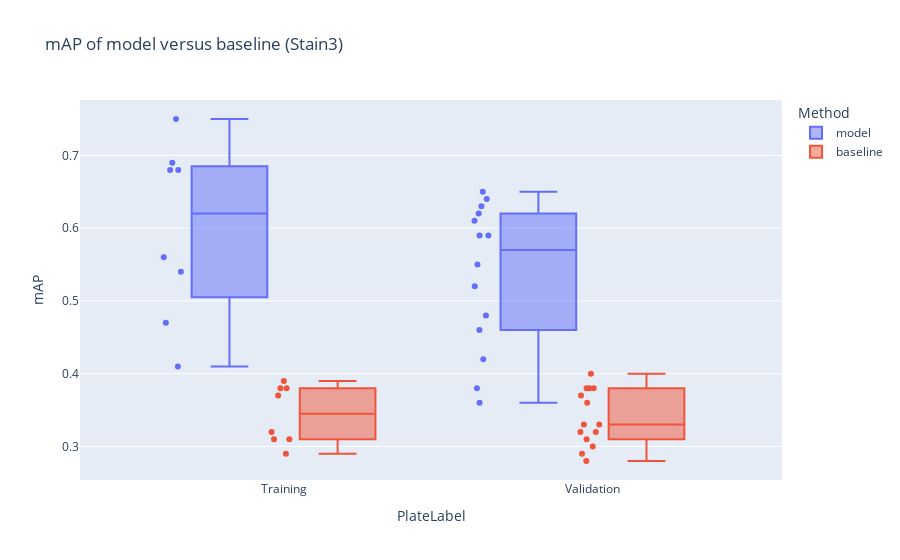

Here is the notebook cell this chart was saved with:
### Code cell
x_division = "PlateLabel" # 'Compound dataset // PlateLabel'
fig = px.box(Stain3, y="mAP", color="Method", x=x_division,
         title="mAP of model versus baseline (Stain3)",
         hover_data=["plate", "PlateLabel"], points='all'
        )

fig.show()

### Figure 1 — Plotly figure (JSON) as saved in the notebook; plotly's stock layout.template omitted (floating-point values rounded to 4 significant figures)
{"data": [{"alignmentgroup": "True", "boxpoints": "all", "customdata": [["BR00115128"], ["BR00115125highexp"], ["BR00115133highexp"], ["BR00115131"], ["BR00115128highexp"], ["BR00115134"], ["BR00115125"], ["BR00115126"], ["BR00115133"], ["BR00115127"], ["BR00115129"], ["BR00115128"], ["BR00115125highexp"], ["BR00115133highexp"], ["BR00115131"], ["BR00115128highexp"], ["BR00115134"], ["BR00115125"], ["BR00115126"], ["BR00115133"], ["BR00115127"], ["BR00115129"]], "hovertemplate": "Method=model<br>PlateLabel=%{x}<br>mAP=%{y}<br>plate=%{customdata[0]}<extra></extra>", "legendgroup": "model", "marker": {"color": "#636efa"}, "name": "model", "notched": false, "offsetgroup": "model", "orientation": "v", "showlegend": true, "type": "box", "x": ["Training", "Training", "Training", "Training", "Validation", "Validation", "Validation", "Validation", "Validation", "Validation", "Validation", "Training", "Training", "Training", "Training", "Validation", "Validation", "Validation", "Validation", "Validation", "Validation", "Validation"], "x0": " ", "xaxis": "x", "y": [0.69, 0.68, 0.75, 0.68, 0.64, 0.62, 0.61, 0.38, 0.65, 0.63, 0.59, 0.56, 0.41, 0.47, 0.54, 0.59, 0.48, 0.46, 0.36, 0.42, 0.52, 0.55], "y0": " ", "yaxis": "y"}, {"alignmentgroup": "True", "boxpoints": "all", "customdata": [["BR00115128"], ["BR00115125highexp"], ["BR00115133highexp"], ["BR00115131"], ["BR00115128highexp"], ["BR00115134"], ["BR00115125"], ["BR00115126"], ["BR00115133"], ["BR00115127"], ["BR00115129"], ["BR00115128"], ["BR00115125highexp"], ["BR00115133highexp"], ["BR00115131"], ["BR00115128highexp"], ["BR00115134"], ["BR00115125"], ["BR00115126"], ["BR00115133"], ["BR00115127"], ["BR00115129"]], "hovertemplate": "Method=baseline<br>PlateLabel=%{x}<br>mAP=%{y}<br>plate=%{customdata[0]}<extra></extra>", "legendgroup": "baseline", "marker": {"color": "#EF553B"}, "name": "baseline", "notched": false, "offsetgroup": "baseline", "orientation": "v", "showlegend": true, "type": "box", "x": ["Training", "Training", "Training", "Training", "Validation", "Validation", "Validation", "Validation", "Validation", "Validation", "Validation", "Training", "Training", "Training", "Training", "Validation", "Validation", "Validation", "Validation", "Validation", "Validation", "Validation"], "x0": " ", "xaxis": "x", "y": [0.39, 0.37, 0.38, 0.38, 0.4, 0.37, 0.36, 0.32, 0.38, 0.38, 0.38, 0.32, 0.31, 0.31, 0.29, 0.33, 0.33, 0.29, 0.28, 0.3, 0.31, 0.32], "y0": " ", "yaxis": "y"}], "layout": {"boxmode": "group", "legend": {"title": {"text": "Method"}, "tracegroupgap": 0}, "title": {"text": "mAP of model versus baseline (Stain3)"}, "xaxis": {"anchor": "y", "domain": [0, 1], "title": {"text": "PlateLabel"}}, "yaxis": {"anchor": "x", "domain": [0, 1], "title": {"text": "mAP"}}}}
